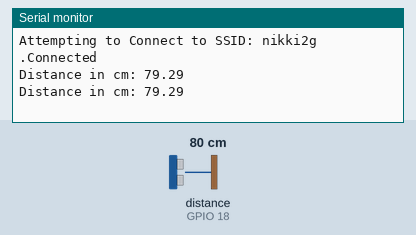
This sketch was run on a simulated ESP32. Parts: the last lines printed to the serial monitor. The inputs (shaded band) are chosen by the test bench; at power-on: distance to the obstacle (sensor on GPIO 18) 80 cm. The echo pulse lasts 58.3 µs per cm; WiFi joins after 1.5 s; servers stay silent unless stated.

Above: at 7.4 s.
7.5 s: distance to the obstacle (sensor on GPIO 18) set to 2 cm
At 9.0 s:
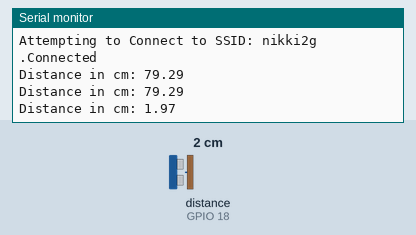
10.3 s: distance to the obstacle (sensor on GPIO 18) set to 4 cm
At 12.7 s:
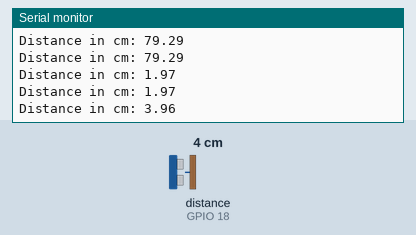
Timing chart, 0 to 14.2 s (numbered marks = the images above; inputs shaded):
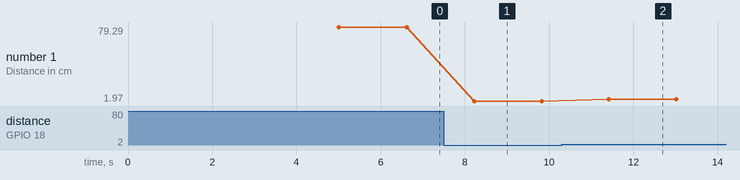

The sketch:

Ultrasonic_sensor1.ino
```cpp
#include "ThingSpeak.h"
#include "WiFi.h"

//-------Enter your WiFi Details------//
char ssid[] = "nikki2g";  //SSID
char pass[] = "yugandhar1968";  //Password

const int trigger = 5;
const int echo = 18;
long T;
float distanceCM;
WiFiClient client;

//------ThingSpeak Details-------//
unsigned long myChannelField = 1644777; //Channel ID
const int ChannelField1 = 3 ; //for Ultrasonic Data
const int ChannelField2 = 4; //for Time
const char * myWriteAPIKey = "MZWSJDWFDO4S5CZ9"; //Your Write API Key


void setup() {
  // put your setup code here, to run once:
  Serial.begin(115200);
  pinMode(trigger, OUTPUT);
  pinMode(echo, INPUT);
  WiFi.mode(WIFI_STA);
  ThingSpeak.begin(client);
}

void loop() {
  // put your main code here, to run repeatedly:
  //----------WiFi Setup-------------//
    if(WiFi.status()!= WL_CONNECTED)
  {
    Serial.print("Attempting to Connect to SSID: ");
    Serial.println(ssid);
    while(WiFi.status()!= WL_CONNECTED)
    {
    WiFi.begin(ssid,pass);
    Serial.print(".");
    delay(5000);
    }
  Serial.print("Connected\n");
  }

  digitalWrite(trigger, LOW);   // No input to Triggerpin(of Ultrasonic Sensor)
  delay(1);
  digitalWrite(trigger, HIGH); // Input provided to Triggerpin(of Ultrasonic Sensor)
  delayMicroseconds(10);
  digitalWrite(trigger, LOW); // No input to Triggerpin(of Ultrasonic Sensor)
  T = pulseIn(echo, HIGH);    // Receive signal from Echo pin(of Ultrasonic Sensor)
  distanceCM = (T * 0.034)/2;  // distance of object / obstacle calculated
  Serial.print("Distance in cm: ");
  Serial.println(distanceCM);

  ThingSpeak.writeField(myChannelField,ChannelField1, distanceCM, myWriteAPIKey);
  ThingSpeak.writeField(myChannelField,ChannelField2, T, myWriteAPIKey);
  delay(1000);
}
```

Measured:
- after the input at 7.5 s, the serial monitor: prints a new line after 0.72 s (image 1)
- after the input at 10.3 s, the serial monitor: prints a new line after 1.1 s (image 2)
- plotted number 1: 79.29 → 1.97 after the input at 7.5 s, 1.97 → 3.96 after the input at 10.3 s
